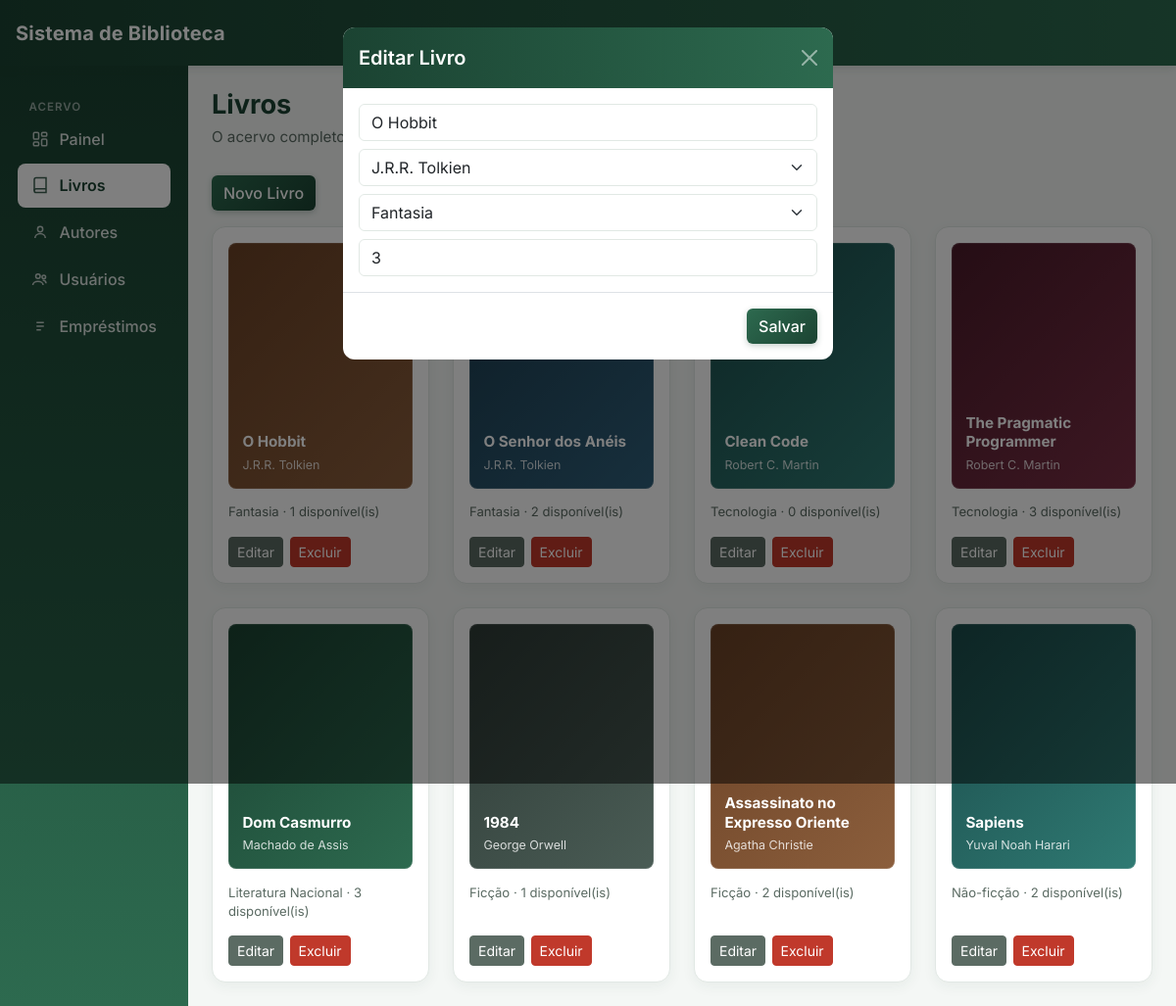
The page /pages/livros.php?editar=1 on the database its author committed.
### tables this page shows
CREATE TABLE livros (
    id INT AUTO_INCREMENT PRIMARY KEY,
    titulo VARCHAR(150) NOT NULL,
    autor_id INT,
    categoria_id INT,
    quantidade_total INT DEFAULT 1,
    quantidade_disponivel INT DEFAULT 1,
    FOREIGN KEY (autor_id) REFERENCES autores(id),
    FOREIGN KEY (categoria_id) REFERENCES categorias(id)
);

CREATE TABLE autores (
    id INT AUTO_INCREMENT PRIMARY KEY,
    nome VARCHAR(120) NOT NULL
);

CREATE TABLE categorias (
    id INT AUTO_INCREMENT PRIMARY KEY,
    nome VARCHAR(80) NOT NULL
);

### includes/funcoes.php (called while the page is built, shortened)
<?php
function corCapa($titulo) {
    return (crc32($titulo) % 6) + 1;
}
function listarDados($conexao, $tabela) {
    return mysqli_query($conexao, "SELECT * FROM $tabela");
}
function buscarPorId($conexao, $tabela, $id) {
    $stmt = mysqli_prepare($conexao, "SELECT * FROM $tabela WHERE id = ?");
    mysqli_stmt_bind_param($stmt, "i", $id);
    mysqli_stmt_execute($stmt);
    return mysqli_fetch_assoc(mysqli_stmt_get_result($stmt));
}

### pages/livros.php (the view, shortened to what this page needs)
<?php
require_once __DIR__ . '/../includes/conexao.php';
require_once __DIR__ . '/../includes/funcoes.php';
$livroEditando = null;
if (isset($_GET['editar'])) {
    $livroEditando = buscarPorId($conexao, 'livros', (int)$_GET['editar']);
}
$autores = listarDados($conexao, 'autores');
$categorias = listarDados($conexao, 'categorias');
$livros = mysqli_query($conexao, "
    SELECT l.*, a.nome AS autor, c.nome AS categoria
    FROM livros l
    LEFT JOIN autores a ON a.id = l.autor_id
    LEFT JOIN categorias c ON c.id = l.categoria_id
");
require_once __DIR__ . '/../includes/header.php';
require_once __DIR__ . '/../includes/sidebar.php';
?>
<div class="container-fluid p-4">
  <h1>Livros</h1>
  <p class="subtitulo">O acervo completo, com autor, categoria e disponibilidade.</p>
  <button class="btn btn-primary mb-3" data-bs-toggle="modal" data-bs-target="#modalLivro">
    Novo Livro
  </button>
  <?php if (mysqli_num_rows($livros) === 0): ?>
    <p class="text-muted">Nenhum livro cadastrado ainda.</p>
  <?php else: ?>
  <div class="row row-cols-1 row-cols-sm-2 row-cols-md-3 row-cols-lg-4 g-4">
    <?php while ($livro = mysqli_fetch_assoc($livros)): ?>
    <div class="col">
      <div class="livro-card">
        <div class="capa-livro capa-<?= corCapa($livro['titulo']) ?>">
          <span class="capa-titulo"><?= htmlspecialchars($livro['titulo']) ?></span>
          <span class="capa-autor"><?= htmlspecialchars($livro['autor'] ?? 'Autor desconhecido') ?></span>
        </div>
        <div class="livro-meta">
          <?= htmlspecialchars($livro['categoria'] ?? 'Sem categoria') ?> ·
          <?= (int)$livro['quantidade_disponivel'] ?> disponível(is)
        </div>
        <div class="livro-acoes">
          <a href="?editar=<?= $livro['id'] ?>" class="btn btn-sm btn-secondary">Editar</a>
          <a href="?excluir=<?= $livro['id'] ?>" class="btn btn-sm btn-danger"
             onclick="return confirm('Excluir este livro? Essa ação não pode ser desfeita.')">Excluir</a>
        </div>
      </div>
    </div>
    <?php endwhile; ?>
  </div>
  <?php endif; ?>
</div>
<div class="modal fade" id="modalLivro" tabindex="-1">
  <div class="modal-dialog">
    <form method="POST" class="modal-content">
      <div class="modal-header">
        <h5 class="modal-title"><?= $livroEditando ? 'Editar Livro' : 'Novo Livro' ?></h5>
        <button type="button" class="btn-close" data-bs-dismiss="modal"></button>
      </div>
      <div class="modal-body">
        <input type="text" name="titulo" class="form-control mb-2" placeholder="Título"
               value="<?= htmlspecialchars($livroEditando['titulo'] ?? '') ?>" required>
        <select name="autor_id" class="form-select mb-2">
          <?php mysqli_data_seek($autores, 0); while ($a = mysqli_fetch_assoc($autores)): ?>
            <option value="<?= $a['id'] ?>"
              <?= (isset($livroEditando['autor_id']) && $livroEditando['autor_id'] == $a['id']) ? 'selected' : '' ?>>
              <?= htmlspecialchars($a['nome']) ?>
            </option>
          <?php endwhile; ?>
        </select>
        <select name="categoria_id" class="form-select mb-2">
          <?php mysqli_data_seek($categorias, 0); while ($c = mysqli_fetch_assoc($categorias)): ?>
            <option value="<?= $c['id'] ?>"
              <?= (isset($livroEditando['categoria_id']) && $livroEditando['categoria_id'] == $c['id']) ? 'selected' : '' ?>>
              <?= htmlspecialchars($c['nome']) ?>
            </option>
          <?php endwhile; ?>
        </select>
        <input type="number" name="quantidade_total" class="form-control" placeholder="Quantidade" min="1"
               value="<?= htmlspecialchars($livroEditando['quantidade_total'] ?? '') ?>" required>
      </div>
      <div class="modal-footer">
        <button type="submit" class="btn btn-primary">Salvar</button>
      </div>
    </form>
  </div>
</div>
<?php require_once __DIR__ . '/../includes/footer.php'; ?>

### assets/css/estilo.css (style rules this page uses)
:root { --primary: #1B4332; --primary-mid: #2D6A4F; --primary-light: #40916C; --accent-soft: #D8F3DC; --bg: #F4F7F5; --border: #E1E8E4; --text: #1B1F1D; --text-muted: #5B6B63; --danger: #C0392B; --danger-soft: #FBEAE8; --success: #2D6A4F; }
body { background: var(--bg); color: var(--text); font-family: 'Inter', system-ui, sans-serif; }
h1 { font-size: 1.7rem; font-weight: 700; margin-bottom: 0.3rem; color: var(--primary); }
.subtitulo { color: var(--text-muted); margin-bottom: 1.75rem; font-size: 0.95rem; }
.btn-primary { background: linear-gradient(135deg, var(--primary-mid), var(--primary)); border: none; font-weight: 500; box-shadow: 0 2px 6px rgba(27, 67, 50, 0.25); }
.btn-danger { background-color: var(--danger); border-color: var(--danger); }
.btn-secondary { background-color: var(--text-muted); border-color: var(--text-muted); }
.form-control, .form-select { border-color: var(--border); }
.modal-content { border: none; border-radius: 12px; overflow: hidden; }
.modal-header { background: linear-gradient(90deg, var(--primary) 0%, var(--primary-mid) 100%); color: #fff; border: none; }
.modal-header .modal-title { color: #fff; font-weight: 600; }
.modal-header .btn-close { filter: invert(1) grayscale(1) brightness(1.8); }
.livro-card { background: #fff; border: 1px solid var(--border); border-radius: 14px; padding: 1rem; box-shadow: 0 4px 14px rgba(27, 67, 50, 0.06); height: 100%; display: flex; flex-direction: column; }
.capa-livro { aspect-ratio: 3 / 4; border-radius: 8px; display: flex; flex-direction: column; justify-content: flex-end; padding: 0.9rem; color: #fff; margin-bottom: 0.9rem; box-shadow: inset 0 0 0 1px rgba(255, 255, 255, 0.12); }
.capa-livro .capa-titulo { font-weight: 700; font-size: 0.95rem; line-height: 1.3; display: -webkit-box; -webkit-line-clamp: 3; -webkit-box-orient: vertical; overflow: hidden; }
.capa-livro .capa-autor { font-size: 0.78rem; opacity: 0.8; margin-top: 0.3rem; }
.livro-meta { font-size: 0.82rem; color: var(--text-muted); margin-bottom: 0.9rem; }
.livro-acoes { margin-top: auto; display: flex; gap: 0.4rem; }
.capa-1 { background: linear-gradient(135deg, #1B4332, #2D6A4F); }
.capa-2 { background: linear-gradient(135deg, #1B4B4A, #2F7A73); }
.capa-3 { background: linear-gradient(135deg, #6B4226, #8B5E3C); }
.capa-4 { background: linear-gradient(135deg, #1B3A4B, #2F5F7A); }
.capa-5 { background: linear-gradient(135deg, #4B1B2A, #7A2F45); }
.capa-6 { background: linear-gradient(135deg, #2E3B36, #4A5C55); }

### rows shown on the page
livros: titulo "O Hobbit", autor.nome "J.R.R. Tolkien", categoria.nome "Fantasia", quantidade_disponivel "1", autor_id "J.R.R. Tolkien", categoria_id "Fantasia", quantidade_total "3"
livros: titulo "O Senhor dos Anéis", autor.nome "J.R.R. Tolkien", categoria.nome "Fantasia", quantidade_disponivel "2"
livros: titulo "Clean Code", autor.nome "Robert C. Martin", categoria.nome "Tecnologia", quantidade_disponivel "0"
livros: titulo "The Pragmatic Programmer", autor.nome "Robert C. Martin", categoria.nome "Tecnologia", quantidade_disponivel "3"
livros: titulo "Dom Casmurro", autor.nome "Machado de Assis", categoria.nome "Literatura Nacional", quantidade_disponivel "3"
livros: titulo "1984", autor.nome "George Orwell", categoria.nome "Ficção", quantidade_disponivel "1"
livros: titulo "Assassinato no Expresso Oriente", autor.nome "Agatha Christie", categoria.nome "Ficção", quantidade_disponivel "2"
livros: titulo "Sapiens", autor.nome "Yuval Noah Harari", categoria.nome "Não-ficção", quantidade_disponivel "2"
